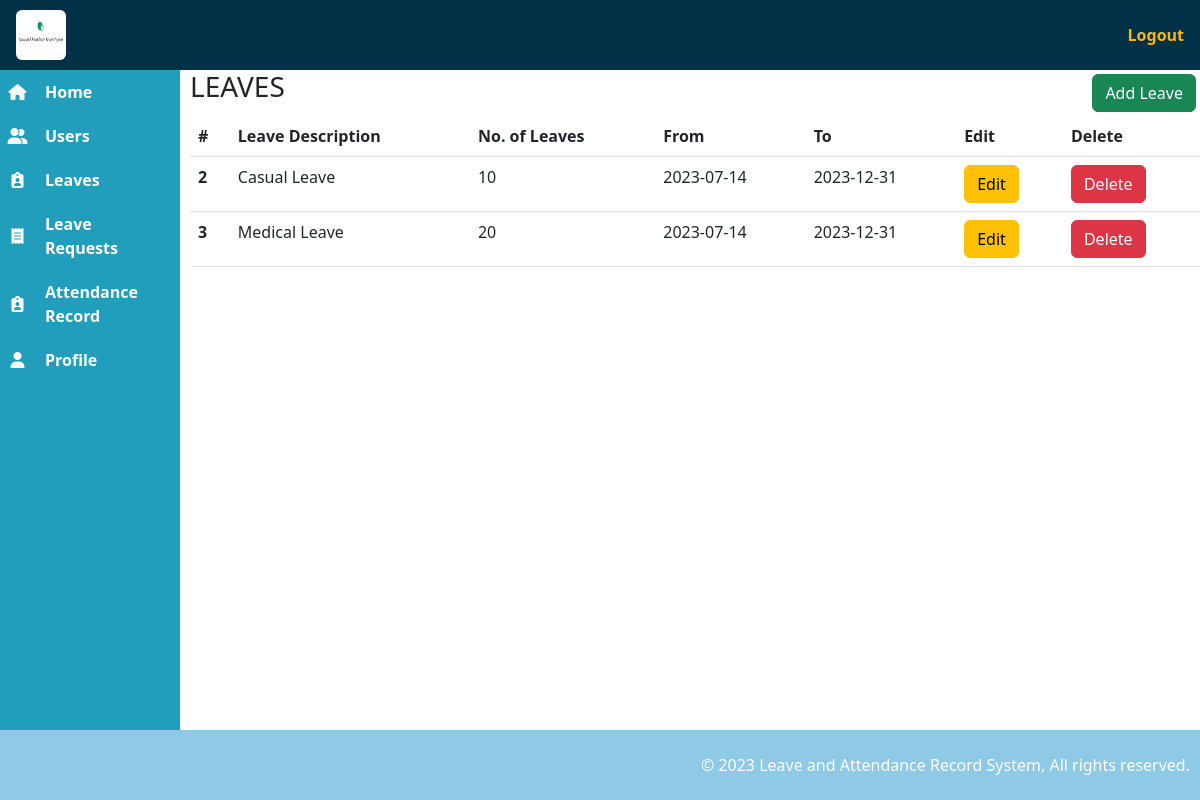
The page /admin/leaves.php (signed in) on the database its author committed.
### tables this page shows
CREATE TABLE `leaves` (
  `id` int(10) NOT NULL,
  `leave_description` varchar(255) NOT NULL,
  `leave_total` int(100) NOT NULL,
  `leave_from` date NOT NULL,
  `leave_to` date NOT NULL
);

### admin/leaves.php (the view)
<?php
include '../includes/admin_head.php';
include '../includes/admin_navbar.php';
include '../includes/admin_sidebar.php';
?>
<main>
    <section>
        <div>
            <div class="d-flex justify-content-between">
                <h3 class="text-uppercase">Leaves</h3>
                <a href="add_leave.php" class='btn btn-success m-1'>Add Leave</a>
            </div>
            <div>
                <table class="table">
                    <thead>
                        <tr>
                            <th scope="col">#</th>
                            <th scope="col">Leave Description</th>
                            <th scope="col">No. of Leaves</th>
                            <th scope="col">From</th>
                            <th scope="col">To</th>
                            <th scope="col">Edit</th>
                            <th scope="col">Delete</th>
                        </tr>
                    </thead>
                    <tbody>
                        <?php
                        $query = "SELECT * FROM leaves";
                        $query_conn = mysqli_query($connection, $query);
                        while ($result = mysqli_fetch_assoc($query_conn)) {
                            $id = $result['id'];
                            $leave_description = $result['leave_description'];
                            $leave_total = $result['leave_total'];
                            $leave_from = $result['leave_from'];
                            $leave_to = $result['leave_to'];
                            ?>
                            <tr>
                                <th scope="row">
                                    <?php echo $id; ?>
                                </th>
                                <td>
                                    <?php echo $leave_description; ?>
                                </td>
                                <td>
                                    <?php echo $leave_total; ?>
                                </td>
                                <td>
                                    <?php echo $leave_from; ?>
                                </td>
                                <td>
                                    <?php echo $leave_to; ?>
                                </td>
                                <td>
                                    <a href="edit_leave.php?edit=<?php echo $id; ?>" class="btn btn-warning">Edit</a>
                                </td>
                                <td>
                                    <a onClick="javascript: return confirm('Do you want to delete this leave?');"
                                            href="../queries/delete_leave_btn.php?delete=<?php echo $id; ?>"
                                            class="btn btn-danger">Delete</a>
                                </td>
                            </tr>
                            <?php
                        }
                        ?>
                    </tbody>
                </table>
            </div>
        </div>
    </section>
</main>
<?php
include '../includes/admin_footer.php';
?>

### css/admin_style.css (style rules this page uses)
a { text-decoration: none; }
main { margin-top: 70px; margin-left: 190px; padding-bottom: 60px; }

### rows shown on the page
leaves: id "2", leave_description "Casual Leave", leave_total "10", leave_from "2023-07-14", leave_to "2023-12-31"
leaves: id "3", leave_description "Medical Leave", leave_total "20", leave_from "2023-07-14", leave_to "2023-12-31"
